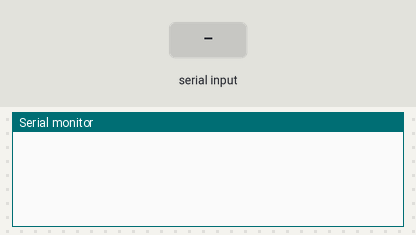
This sketch was run on a simulated Arduino Uno, built with avr-gcc and run on an emulated ATmega328P. Parts: the last lines printed to the serial monitor. The inputs (shaded band) are chosen by the test bench.

Above: at 4.2 s.
4.3 s: "{" received over the second serial link
At 6.5 s:
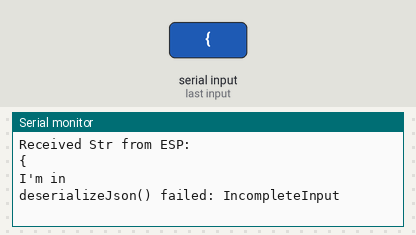
6.8 s: "1" received over the second serial link
At 8.3 s:
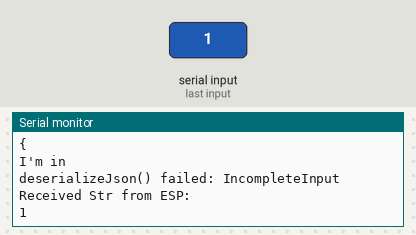

The sketch:

arduino_test.ino
```cpp
// Thanks to https://www.youtube.com/watch?v=ji71cHaGW8w&list=PLna0oQMFNc6C2HdLO0PAAxjhlAxQMgn3v&index=12

#include<SoftwareSerial.h>
#include<ArduinoJson.h>

SoftwareSerial esp(2,3); // TX, RX

void setup() {
  Serial.begin(9600);
  esp.begin(9600);
  delay(3000);
}

void loop() {
  String messageFromESP = "";
  boolean strReady = false;
  while(esp.available()) {
    messageFromESP = esp.readString();
    strReady = true;
  }

  if(strReady) {
    Serial.println("Received Str from ESP: ");
    Serial.println(messageFromESP);

    if(messageFromESP.startsWith("{")) {
      Serial.println("I'm in");
      // We have some juicy JSON data to deal with - crazy assumption
      DynamicJsonDocument doc(1024);

      int str_len = messageFromESP.length() + 1;
      char json[str_len];
      messageFromESP.toCharArray(json, str_len);

      DeserializationError error = deserializeJson(doc, json);

      if(error) {
          Serial.print(F("deserializeJson() failed: "));
          Serial.println(error.f_str());
          return;
      }

      const char* btc = doc["BTCPrice"];
      const char* message = doc["message"];
      const char* temp = doc["temp"];
      const char* pin8 = doc["pin8"];
      const char* pin9 = doc["pin9"];
      const char* pin10 = doc["pin10"];
      const char* pin11 = doc["pin11"];
      const char* pin12 = doc["pin12"];

      Serial.println(btc);
      Serial.println(message);
      Serial.println(temp);
      Serial.println(pin8);
    }
  }
}
```

Measured:
- after the input at 4.3 s, the serial monitor: prints a new line after 1.0 s (image 1)
- after the input at 6.8 s, the serial monitor: prints a new line after 1.0 s (image 2)
